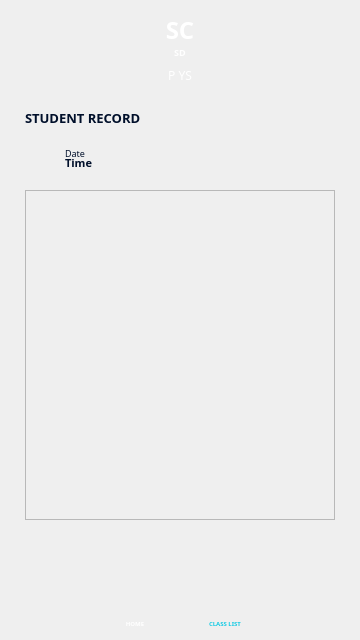
<?xml version="1.0" encoding="UTF-8"?>
<ui version="4.0">
 <class>Lecturer_Student_Record</class>
 <widget class="QMainWindow" name="Lecturer_Student_Record">
  <property name="geometry">
   <rect>
    <x>0</x>
    <y>0</y>
    <width>360</width>
    <height>640</height>
   </rect>
  </property>
  <property name="windowTitle">
   <string>MainWindow</string>
  </property>
  <widget class="QWidget" name="centralwidget">
   <widget class="QGroupBox" name="headerGroup">
    <property name="geometry">
     <rect>
      <x>0</x>
      <y>0</y>
      <width>360</width>
      <height>100</height>
     </rect>
    </property>
    <property name="styleSheet">
     <string notr="true">QGroupBox {
	border: 0px;
	border-radius: 0px;
}</string>
    </property>
    <property name="title">
     <string/>
    </property>
    <widget class="QLabel" name="headerHud">
     <property name="geometry">
      <rect>
       <x>0</x>
       <y>0</y>
       <width>360</width>
       <height>100</height>
      </rect>
     </property>
     <property name="styleSheet">
      <string notr="true"/>
     </property>
     <property name="text">
      <string/>
     </property>
     <property name="pixmap">
      <pixmap resource="resources.qrc">:/res/assets/header_short.png</pixmap>
     </property>
    </widget>
    <widget class="QPushButton" name="backButton">
     <property name="geometry">
      <rect>
       <x>15</x>
       <y>15</y>
       <width>30</width>
       <height>30</height>
      </rect>
     </property>
     <property name="styleSheet">
      <string notr="true">QPushButton {
	border: 0px;
	border-radius: 0px;
	background: none;
}</string>
     </property>
     <property name="text">
      <string/>
     </property>
     <property name="icon">
      <iconset resource="resources.qrc">
       <normaloff>:/res/assets/back.png</normaloff>:/res/assets/back.png</iconset>
     </property>
     <property name="iconSize">
      <size>
       <width>30</width>
       <height>30</height>
      </size>
     </property>
     <property name="flat">
      <bool>true</bool>
     </property>
    </widget>
    <widget class="QLabel" name="headerSubjectCodeLabel">
     <property name="geometry">
      <rect>
       <x>25</x>
       <y>15</y>
       <width>310</width>
       <height>30</height>
      </rect>
     </property>
     <property name="font">
      <font>
       <family>Poppins</family>
       <pointsize>-1</pointsize>
       <italic>false</italic>
       <fontweight>DemiBold</fontweight>
      </font>
     </property>
     <property name="styleSheet">
      <string notr="true">QLabel {
	color: #FFF;
	text-align: center;
	font-family: Poppins;
	font-size: 24px;
	font-style: normal;
	font-weight: 600;
	line-height: normal;
}</string>
     </property>
     <property name="text">
      <string>SC&lt;?&gt;</string>
     </property>
     <property name="alignment">
      <set>Qt::AlignCenter</set>
     </property>
    </widget>
    <widget class="QLabel" name="headerSubjectDescLabel">
     <property name="geometry">
      <rect>
       <x>25</x>
       <y>45</y>
       <width>310</width>
       <height>15</height>
      </rect>
     </property>
     <property name="styleSheet">
      <string notr="true">QLabel {
	color: #FFFFFF;
	text-align: center;
	font-family: Poppins;
	font-size: 9px;
	font-style: normal;
	font-weight: 600;
	line-height: normal;
}</string>
     </property>
     <property name="text">
      <string>SD&lt;?&gt;</string>
     </property>
     <property name="alignment">
      <set>Qt::AlignCenter</set>
     </property>
    </widget>
    <widget class="QLabel" name="headerProgramLabel">
     <property name="geometry">
      <rect>
       <x>25</x>
       <y>65</y>
       <width>310</width>
       <height>20</height>
      </rect>
     </property>
     <property name="styleSheet">
      <string notr="true">QLabel {
	color: #FFFFFF;
	text-align: center;
	font-family: Poppins;
	font-size: 12px;
	font-style: normal;
	font-weight: 400;
	line-height: normal;
}</string>
     </property>
     <property name="text">
      <string>P&lt;?&gt; YS&lt;?&gt;</string>
     </property>
     <property name="alignment">
      <set>Qt::AlignCenter</set>
     </property>
    </widget>
   </widget>
   <widget class="QGroupBox" name="footerGroup">
    <property name="geometry">
     <rect>
      <x>0</x>
      <y>510</y>
      <width>360</width>
      <height>130</height>
     </rect>
    </property>
    <property name="styleSheet">
     <string notr="true">QGroupBox {
	border: 0px;
	border-radius: 0px;
}</string>
    </property>
    <property name="title">
     <string/>
    </property>
    <widget class="QLabel" name="footerHud">
     <property name="geometry">
      <rect>
       <x>10</x>
       <y>70</y>
       <width>340</width>
       <height>60</height>
      </rect>
     </property>
     <property name="text">
      <string/>
     </property>
     <property name="pixmap">
      <pixmap resource="resources.qrc">:/res/assets/footer.png</pixmap>
     </property>
     <property name="alignment">
      <set>Qt::AlignCenter</set>
     </property>
    </widget>
    <widget class="QPushButton" name="homeButton">
     <property name="geometry">
      <rect>
       <x>120</x>
       <y>80</y>
       <width>30</width>
       <height>30</height>
      </rect>
     </property>
     <property name="styleSheet">
      <string notr="true">QPushButton {
	border: 0px;
	border-radius: 0px;
	background: none;
}</string>
     </property>
     <property name="text">
      <string/>
     </property>
     <property name="icon">
      <iconset resource="resources.qrc">
       <normaloff>:/res/assets/home_unselected.png</normaloff>:/res/assets/home_unselected.png</iconset>
     </property>
     <property name="iconSize">
      <size>
       <width>25</width>
       <height>25</height>
      </size>
     </property>
     <property name="flat">
      <bool>true</bool>
     </property>
    </widget>
    <widget class="QLabel" name="homeLabel">
     <property name="geometry">
      <rect>
       <x>105</x>
       <y>105</y>
       <width>60</width>
       <height>16</height>
      </rect>
     </property>
     <property name="styleSheet">
      <string notr="true">QLabel {
	color: #FFFFFF;
	text-align: center;
	font-family: Poppins;
	font-size: 6px;
	font-style: normal;
	font-weight: 500;
	line-height: normal;
}</string>
     </property>
     <property name="text">
      <string>HOME</string>
     </property>
     <property name="alignment">
      <set>Qt::AlignCenter</set>
     </property>
    </widget>
    <widget class="QPushButton" name="classListButton">
     <property name="geometry">
      <rect>
       <x>210</x>
       <y>80</y>
       <width>30</width>
       <height>30</height>
      </rect>
     </property>
     <property name="styleSheet">
      <string notr="true">QPushButton {
	border: 0px;
	border-radius: 0px;
	background: none;
}</string>
     </property>
     <property name="text">
      <string/>
     </property>
     <property name="icon">
      <iconset resource="resources.qrc">
       <normaloff>:/res/assets/class_list_selected.png</normaloff>:/res/assets/class_list_selected.png</iconset>
     </property>
     <property name="iconSize">
      <size>
       <width>25</width>
       <height>25</height>
      </size>
     </property>
     <property name="flat">
      <bool>true</bool>
     </property>
    </widget>
    <widget class="QLabel" name="classListLabel">
     <property name="geometry">
      <rect>
       <x>195</x>
       <y>105</y>
       <width>60</width>
       <height>16</height>
      </rect>
     </property>
     <property name="styleSheet">
      <string notr="true">QLabel {
	color: #15CAE3;
	text-align: center;
	font-family: Poppins;
	font-size: 6px;
	font-style: normal;
	font-weight: 500;
	line-height: normal;
}</string>
     </property>
     <property name="text">
      <string>CLASS LIST</string>
     </property>
     <property name="alignment">
      <set>Qt::AlignCenter</set>
     </property>
    </widget>
    <widget class="QLabel" name="whiteBox">
     <property name="geometry">
      <rect>
       <x>0</x>
       <y>0</y>
       <width>360</width>
       <height>130</height>
      </rect>
     </property>
     <property name="text">
      <string/>
     </property>
     <property name="pixmap">
      <pixmap resource="resources.qrc">:/res/assets/white_box.png</pixmap>
     </property>
     <property name="alignment">
      <set>Qt::AlignCenter</set>
     </property>
    </widget>
    <zorder>whiteBox</zorder>
    <zorder>footerHud</zorder>
    <zorder>homeButton</zorder>
    <zorder>homeLabel</zorder>
    <zorder>classListButton</zorder>
    <zorder>classListLabel</zorder>
   </widget>
   <widget class="QLabel" name="titleLabel">
    <property name="geometry">
     <rect>
      <x>25</x>
      <y>110</y>
      <width>180</width>
      <height>16</height>
     </rect>
    </property>
    <property name="styleSheet">
     <string notr="true">QLabel {
	color: #000F2A;
	font-family: Poppins;
	font-size: 13px;
	font-style: normal;
	font-weight: 700;
	line-height: normal;
}</string>
    </property>
    <property name="text">
     <string>STUDENT RECORD</string>
    </property>
   </widget>
   <widget class="QGroupBox" name="datetimeGroup">
    <property name="geometry">
     <rect>
      <x>25</x>
      <y>140</y>
      <width>160</width>
      <height>40</height>
     </rect>
    </property>
    <property name="styleSheet">
     <string notr="true">QGroupBox {
	border: 0px;
	border-radius: 0px;
}</string>
    </property>
    <property name="title">
     <string/>
    </property>
    <widget class="QLabel" name="calendarIcon">
     <property name="geometry">
      <rect>
       <x>0</x>
       <y>0</y>
       <width>40</width>
       <height>40</height>
      </rect>
     </property>
     <property name="text">
      <string/>
     </property>
     <property name="pixmap">
      <pixmap resource="resources.qrc">:/res/assets/calendar.png</pixmap>
     </property>
    </widget>
    <widget class="QLabel" name="dateLabel">
     <property name="geometry">
      <rect>
       <x>40</x>
       <y>5</y>
       <width>120</width>
       <height>16</height>
      </rect>
     </property>
     <property name="styleSheet">
      <string notr="true">QLabel {
	color: #000F2A;
	font-family: Poppins;
	font-size: 9px;
	font-style: normal;
	font-weight: 300;
	line-height: normal;
}</string>
     </property>
     <property name="text">
      <string>Date&lt;?&gt;</string>
     </property>
    </widget>
    <widget class="QLabel" name="timeLabel">
     <property name="geometry">
      <rect>
       <x>40</x>
       <y>15</y>
       <width>120</width>
       <height>16</height>
      </rect>
     </property>
     <property name="styleSheet">
      <string notr="true">QLabel {
	color: #000F2A;
	font-family: Poppins;
	font-size: 11px;
	font-style: normal;
	font-weight: 500;
	line-height: normal;
}</string>
     </property>
     <property name="text">
      <string>Time&lt;?&gt;</string>
     </property>
    </widget>
   </widget>
   <widget class="QScrollArea" name="studentsListArea">
    <property name="geometry">
     <rect>
      <x>25</x>
      <y>190</y>
      <width>310</width>
      <height>330</height>
     </rect>
    </property>
    <property name="widgetResizable">
     <bool>true</bool>
    </property>
    <widget class="QWidget" name="contents">
     <property name="geometry">
      <rect>
       <x>0</x>
       <y>0</y>
       <width>308</width>
       <height>328</height>
      </rect>
     </property>
    </widget>
   </widget>
   <widget class="QPushButton" name="downloadButton">
    <property name="geometry">
     <rect>
      <x>310</x>
      <y>110</y>
      <width>25</width>
      <height>25</height>
     </rect>
    </property>
    <property name="styleSheet">
     <string notr="true">QPushButton {
	border: 0px;
	border-radius: 0px;
	background: none;
}</string>
    </property>
    <property name="text">
     <string/>
    </property>
    <property name="icon">
     <iconset resource="resources.qrc">
      <normaloff>:/res/assets/download.png</normaloff>:/res/assets/download.png</iconset>
    </property>
    <property name="iconSize">
     <size>
      <width>25</width>
      <height>25</height>
     </size>
    </property>
    <property name="flat">
     <bool>true</bool>
    </property>
   </widget>
   <zorder>headerGroup</zorder>
   <zorder>titleLabel</zorder>
   <zorder>datetimeGroup</zorder>
   <zorder>studentsListArea</zorder>
   <zorder>footerGroup</zorder>
   <zorder>downloadButton</zorder>
  </widget>
 </widget>
 <resources>
  <include location="resources.qrc"/>
 </resources>
 <connections/>
</ui>
